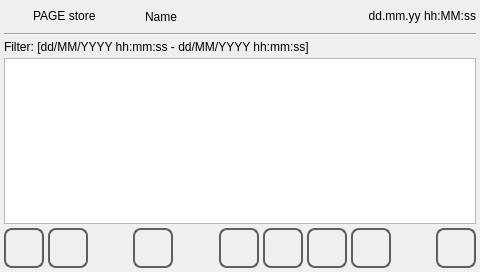
<?xml version="1.0" encoding="UTF-8"?>
<ui version="4.0">
 <class>store</class>
 <widget class="QWidget" name="store">
  <property name="geometry">
   <rect>
    <x>0</x>
    <y>0</y>
    <width>480</width><height>272</height>
   </rect>
  </property>
  <property name="minimumSize">
   <size>
    <width>0</width>
    <height>0</height>
   </size>
  </property>
  <property name="maximumSize">
   <size>
    <width>16777215</width>
    <height>16777215</height>
   </size>
  </property>
  <property name="windowTitle">
   <string>store</string>
  </property>
  <property name="styleSheet">
   <string notr="true"> QDateEdit {
	font: 1000 14pt &quot;Ubuntu&quot;;
 }

 QDateEdit::up-button {
     subcontrol-origin: border;
     subcontrol-position: right center;
     height: 30px;
     width: 30px;
 }

 QDateEdit::up-arrow {
	image: url(:/icons/img/right.png);
     width: 10px;
     height: 10px;
 }

 QDateEdit::down-button {
     subcontrol-origin: border;
     subcontrol-position: left center;
     height: 30px;
     width: 30px;
}

 QDateEdit::down-arrow {
 	image: url(:/icons/img/left.png);
     width: 10px;
     height: 10px;
 }
</string>
  </property>
  <layout class="QVBoxLayout" name="verticalLayout">
   <property name="spacing">
    <number>4</number>
   </property>
   <property name="margin">
    <number>4</number>
   </property>
   <item>
    <layout class="QHBoxLayout" name="horizontalLayout">
     <item>
      <widget class="QLabel" name="labelIcon">
       <property name="minimumSize">
        <size>
         <width>25</width>
         <height>25</height>
        </size>
       </property>
       <property name="maximumSize">
        <size>
         <width>25</width>
         <height>25</height>
        </size>
       </property>
       <property name="styleSheet">
        <string notr="true">border-image: url(:/systemicons/img/Hard_disk.png);</string>
       </property>
       <property name="text">
        <string/>
       </property>
      </widget>
     </item>
     <item>
      <widget class="QLabel" name="labelTitle">
       <property name="sizePolicy">
        <sizepolicy hsizetype="Preferred" vsizetype="Fixed">
         <horstretch>0</horstretch>
         <verstretch>0</verstretch>
        </sizepolicy>
       </property>
       <property name="focusPolicy">
        <enum>Qt::NoFocus</enum>
       </property>
       <property name="text">
        <string>PAGE store</string>
       </property>
      </widget>
     </item>
     <item>
      <widget class="QLabel" name="labelName">
       <property name="text">
        <string>Name</string>
       </property>
      </widget>
     </item>
     <item>
      <widget class="QLabel" name="labelUserName">
       <property name="text">
        <string/>
       </property>
      </widget>
     </item>
     <item>
      <widget class="QLabel" name="labelDataOra">
       <property name="sizePolicy">
        <sizepolicy hsizetype="Preferred" vsizetype="Fixed">
         <horstretch>0</horstretch>
         <verstretch>0</verstretch>
        </sizepolicy>
       </property>
       <property name="focusPolicy">
        <enum>Qt::NoFocus</enum>
       </property>
       <property name="text">
        <string>dd.mm.yy hh:MM:ss</string>
       </property>
       <property name="alignment">
        <set>Qt::AlignRight|Qt::AlignTrailing|Qt::AlignVCenter</set>
       </property>
      </widget>
     </item>
    </layout>
   </item>
   <item>
    <widget class="Line" name="line">
     <property name="orientation">
      <enum>Qt::Horizontal</enum>
     </property>
    </widget>
   </item>
   <item>
    <layout class="QHBoxLayout" name="horizontalLayout_3">
     <item>
      <widget class="QLabel" name="labelFilter">
       <property name="text">
        <string>Filter: [dd/MM/YYYY hh:mm:ss - dd/MM/YYYY hh:mm:ss]</string>
       </property>
      </widget>
     </item>
    </layout>
   </item>
   <item>
    <widget class="QTableWidget" name="tableWidget">
     <property name="font">
      <font>
       <family>Ubuntu</family>
       <pointsize>22</pointsize>
       <weight>50</weight>
       <italic>false</italic>
       <bold>false</bold>
      </font>
     </property>
     <property name="styleSheet">
      <string notr="true">QTableWidget
{
	font: 22pt &quot;Ubuntu&quot;;
}
QScrollBar:vertical
{
        border-top: 50px solid #999999;
        border-bottom: 50px solid #999999;
        background:white;
        width:50px;    
        margin: 0px 0px 0px 0px;
}
QScrollBar::handle:vertical 
{
        border: 1px solid black;
	    background: rgb(255, 255, 255);
        min-height: 10px;
}
QScrollBar::add-line:vertical
{
        height: 50px;
	    background: rgb(255, 255, 255);
        subcontrol-position: bottom;
        subcontrol-origin: margin;
	image: url(:/systemicons/img/Down.png);
}
QScrollBar::sub-line:vertical 
{
       height: 50px;
	    background: rgb(255, 255, 255);
        subcontrol-position: top;
	    subcontrol-origin: margin;
	image: url(:/systemicons/img/Up.png);
}





QScrollBar:horizontal
{
        border-left: 50px solid #999999;
        border-right: 50px solid #999999;
        background:white;
        height:50px;    
        margin: 0px 0px 0px 0px;
}
QScrollBar::handle:horizontal 
{
        border: 1px solid black;
	    background: rgb(255, 255, 255);
        min-width: 10px;
}
QScrollBar::add-line:horizontal
{
        width: 50px;
	    background: rgb(255, 255, 255);
        subcontrol-position: left;
        subcontrol-origin: margin;
	image: url(:/icons/img/left.png);
}
QScrollBar::sub-line:horizontal 
{
       width: 50px;
	    background: rgb(255, 255, 255);
        subcontrol-position: right;
	    subcontrol-origin: margin;
	image: url(:/icons/img/right.png);
}</string>
     </property>
     <property name="verticalScrollBarPolicy">
      <enum>Qt::ScrollBarAlwaysOff</enum>
     </property>
     <property name="horizontalScrollBarPolicy">
      <enum>Qt::ScrollBarAlwaysOff</enum>
     </property>
     <property name="showDropIndicator" stdset="0">
      <bool>true</bool>
     </property>
     <property name="alternatingRowColors">
      <bool>true</bool>
     </property>
     <property name="selectionMode">
      <enum>QAbstractItemView::SingleSelection</enum>
     </property>
     <property name="selectionBehavior">
      <enum>QAbstractItemView::SelectRows</enum>
     </property>
     <property name="showGrid">
      <bool>true</bool>
     </property>
     <attribute name="horizontalHeaderVisible">
      <bool>true</bool>
     </attribute>
    </widget>
   </item>
   <item>
    <layout class="QHBoxLayout" name="horizontalLayout_2">
     <property name="spacing">
      <number>4</number>
     </property>
     <item>
      <widget class="QPushButton" name="pushButtonHome">
       <property name="sizePolicy">
        <sizepolicy hsizetype="Minimum" vsizetype="Fixed">
         <horstretch>60</horstretch>
         <verstretch>60</verstretch>
        </sizepolicy>
       </property>
       <property name="minimumSize">
        <size>
         <width>40</width>
         <height>40</height>
        </size>
       </property>
       <property name="maximumSize">
        <size>
         <width>40</width>
         <height>40</height>
        </size>
       </property>
       <property name="focusPolicy">
        <enum>Qt::NoFocus</enum>
       </property>
       <property name="styleSheet">
        <string notr="true">QPushButton
{
border: 2px solid  rgb(94, 94, 94);
border-radius: 8px;
qproperty-icon: url(:/systemicons/img/Home.png);
qproperty-iconSize: 24px 24px;
qproperty-focusPolicy: NoFocus;
}
QPushButton:pressed
{
border: 2px solid  rgb(194, 194, 194);
background-color:  rgb(255, 255, 127);
}
QPushButton:disabled
{
border: 2px solid  rgb(194, 194, 194);
}
</string>
       </property>
       <property name="text">
        <string/>
       </property>
      </widget>
     </item>
     <item>
      <widget class="QPushButton" name="pushButtonBack">
       <property name="sizePolicy">
        <sizepolicy hsizetype="Minimum" vsizetype="Fixed">
         <horstretch>0</horstretch>
         <verstretch>0</verstretch>
        </sizepolicy>
       </property>
       <property name="minimumSize">
        <size>
         <width>40</width>
         <height>40</height>
        </size>
       </property>
       <property name="maximumSize">
        <size>
         <width>40</width>
         <height>40</height>
        </size>
       </property>
       <property name="styleSheet">
        <string notr="true">QPushButton
{
border: 2px solid  rgb(94, 94, 94);
border-radius: 8px;
qproperty-icon: url(:/systemicons/img/Go_back.png);
qproperty-iconSize: 24px 24px;
qproperty-focusPolicy: NoFocus;
}
QPushButton:pressed
{
border: 2px solid  rgb(194, 194, 194);
background-color:  rgb(255, 255, 127);
}
QPushButton:disabled
{
border: 2px solid  rgb(194, 194, 194);
}
</string>
       </property>
       <property name="text">
        <string/>
       </property>
      </widget>
     </item>
     <item>
      <spacer name="horizontalSpacer_3">
       <property name="orientation">
        <enum>Qt::Horizontal</enum>
       </property>
       <property name="sizeHint" stdset="0">
        <size>
         <width>40</width>
         <height>20</height>
        </size>
       </property>
      </spacer>
     </item>
     <item>
      <widget class="QPushButton" name="pushButtonFilter">
       <property name="minimumSize">
        <size>
         <width>40</width>
         <height>40</height>
        </size>
       </property>
       <property name="maximumSize">
        <size>
         <width>40</width>
         <height>40</height>
        </size>
       </property>
       <property name="styleSheet">
        <string notr="true">QPushButton
{
border: 2px solid  rgb(94, 94, 94);
border-radius: 8px;
qproperty-icon: url(:/systemicons/img/Filter.png);
qproperty-iconSize: 24px 24px;
qproperty-focusPolicy: NoFocus;
}
QPushButton:pressed
{
border: 2px solid  rgb(194, 194, 194);
background-color:  rgb(255, 255, 127);
}
QPushButton:disabled
{
border: 2px solid  rgb(194, 194, 194);
}
</string>
       </property>
       <property name="text">
        <string/>
       </property>
      </widget>
     </item>
     <item>
      <spacer name="horizontalSpacer">
       <property name="orientation">
        <enum>Qt::Horizontal</enum>
       </property>
       <property name="sizeHint" stdset="0">
        <size>
         <width>40</width>
         <height>20</height>
        </size>
       </property>
      </spacer>
     </item>
     <item>
      <widget class="QPushButton" name="pushButtonUp">
       <property name="minimumSize">
        <size>
         <width>40</width>
         <height>40</height>
        </size>
       </property>
       <property name="maximumSize">
        <size>
         <width>40</width>
         <height>40</height>
        </size>
       </property>
       <property name="styleSheet">
        <string notr="true">QPushButton
{
border: 2px solid  rgb(94, 94, 94);
border-radius: 8px;
qproperty-icon: url(:/systemicons/img/Up.png);
qproperty-iconSize: 24px 24px;
qproperty-focusPolicy: NoFocus;
}
QPushButton:pressed
{
border: 2px solid  rgb(194, 194, 194);
background-color:  rgb(255, 255, 127);
}
QPushButton:disabled
{
border: 2px solid  rgb(194, 194, 194);
}
</string>
       </property>
       <property name="text">
        <string/>
       </property>
      </widget>
     </item>
     <item>
      <widget class="QPushButton" name="pushButtonDown">
       <property name="minimumSize">
        <size>
         <width>40</width>
         <height>40</height>
        </size>
       </property>
       <property name="maximumSize">
        <size>
         <width>40</width>
         <height>40</height>
        </size>
       </property>
       <property name="styleSheet">
        <string notr="true">QPushButton
{
border: 2px solid  rgb(94, 94, 94);
border-radius: 8px;
qproperty-icon: url(:/systemicons/img/Down.png);
qproperty-iconSize: 24px 24px;
qproperty-focusPolicy: NoFocus;
}
QPushButton:pressed
{
border: 2px solid  rgb(194, 194, 194);
background-color:  rgb(255, 255, 127);
}
QPushButton:disabled
{
border: 2px solid  rgb(194, 194, 194);
}
</string>
       </property>
       <property name="text">
        <string/>
       </property>
      </widget>
     </item>
     <item>
      <widget class="QPushButton" name="pushButtonLeft">
       <property name="sizePolicy">
        <sizepolicy hsizetype="Minimum" vsizetype="Fixed">
         <horstretch>60</horstretch>
         <verstretch>60</verstretch>
        </sizepolicy>
       </property>
       <property name="minimumSize">
        <size>
         <width>40</width>
         <height>40</height>
        </size>
       </property>
       <property name="maximumSize">
        <size>
         <width>40</width>
         <height>40</height>
        </size>
       </property>
       <property name="focusPolicy">
        <enum>Qt::NoFocus</enum>
       </property>
       <property name="styleSheet">
        <string notr="true">QPushButton
{
border: 2px solid  rgb(94, 94, 94);
border-radius: 8px;
qproperty-icon: url(:/systemicons/img/Back.png);
qproperty-iconSize: 24px 24px;
qproperty-focusPolicy: NoFocus;
}
QPushButton:pressed
{
border: 2px solid  rgb(194, 194, 194);
background-color:  rgb(255, 255, 127);
}
QPushButton:disabled
{
border: 2px solid  rgb(194, 194, 194);
}
</string>
       </property>
       <property name="text">
        <string/>
       </property>
      </widget>
     </item>
     <item>
      <widget class="QPushButton" name="pushButtonRight">
       <property name="sizePolicy">
        <sizepolicy hsizetype="Minimum" vsizetype="Fixed">
         <horstretch>60</horstretch>
         <verstretch>60</verstretch>
        </sizepolicy>
       </property>
       <property name="minimumSize">
        <size>
         <width>40</width>
         <height>40</height>
        </size>
       </property>
       <property name="maximumSize">
        <size>
         <width>40</width>
         <height>40</height>
        </size>
       </property>
       <property name="focusPolicy">
        <enum>Qt::NoFocus</enum>
       </property>
       <property name="styleSheet">
        <string notr="true">QPushButton
{
border: 2px solid  rgb(94, 94, 94);
border-radius: 8px;
qproperty-icon: url(:/systemicons/img/Forward.png);
qproperty-iconSize: 24px 24px;
qproperty-focusPolicy: NoFocus;
}
QPushButton:pressed
{
border: 2px solid  rgb(194, 194, 194);
background-color:  rgb(255, 255, 127);
}
QPushButton:disabled
{
border: 2px solid  rgb(194, 194, 194);
}
</string>
       </property>
       <property name="text">
        <string/>
       </property>
      </widget>
     </item>
     <item>
      <spacer name="horizontalSpacer_2">
       <property name="orientation">
        <enum>Qt::Horizontal</enum>
       </property>
       <property name="sizeHint" stdset="0">
        <size>
         <width>40</width>
         <height>20</height>
        </size>
       </property>
      </spacer>
     </item>
     <item>
      <widget class="QPushButton" name="pushButtonSaveUSB">
       <property name="minimumSize">
        <size>
         <width>40</width>
         <height>40</height>
        </size>
       </property>
       <property name="maximumSize">
        <size>
         <width>40</width>
         <height>40</height>
        </size>
       </property>
       <property name="styleSheet">
        <string notr="true">QPushButton
{
border: 2px solid  rgb(94, 94, 94);
border-radius: 8px;
qproperty-icon: url(:/systemicons/img/Flash_drive.png);
qproperty-iconSize: 24px 24px;
qproperty-focusPolicy: NoFocus;
}
QPushButton:pressed
{
border: 2px solid  rgb(194, 194, 194);
background-color:  rgb(255, 255, 127);
}
QPushButton:disabled
{
border: 2px solid  rgb(194, 194, 194);
}
</string>
       </property>
       <property name="text">
        <string/>
       </property>
      </widget>
     </item>
    </layout>
   </item>
  </layout>
 </widget>
 <resources/>
 <connections/>
</ui>
